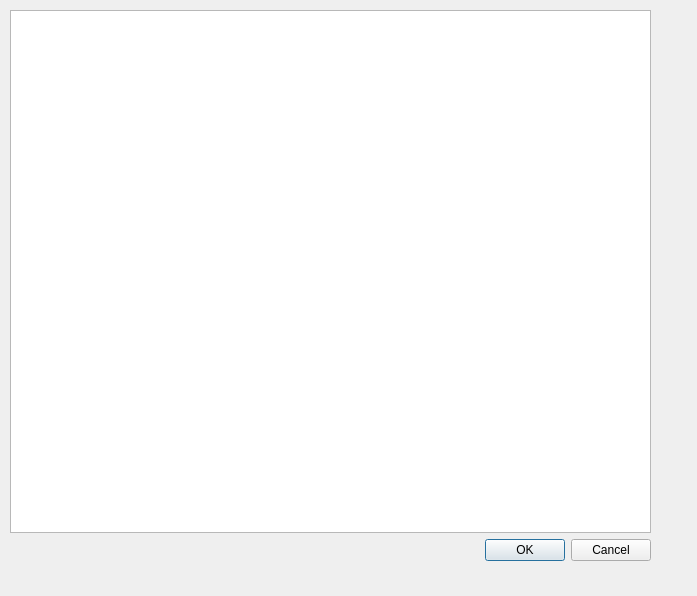
<?xml version="1.0" encoding="UTF-8"?>
<ui version="4.0">
 <class>Dialog</class>
 <widget class="QDialog" name="Dialog">
  <property name="geometry">
   <rect>
    <x>0</x>
    <y>0</y>
    <width>697</width>
    <height>596</height>
   </rect>
  </property>
  <property name="windowTitle">
   <string>Dialog</string>
  </property>
  <widget class="QWidget" name="layoutWidget">
   <property name="geometry">
    <rect>
     <x>10</x>
     <y>10</y>
     <width>641</width>
     <height>551</height>
    </rect>
   </property>
   <layout class="QVBoxLayout" name="verticalLayout">
    <item>
     <widget class="QGraphicsView" name="graphicsView"/>
    </item>
    <item>
     <widget class="QDialogButtonBox" name="buttonBox">
      <property name="orientation">
       <enum>Qt::Horizontal</enum>
      </property>
      <property name="standardButtons">
       <set>QDialogButtonBox::Cancel|QDialogButtonBox::Ok</set>
      </property>
     </widget>
    </item>
   </layout>
  </widget>
 </widget>
 <resources/>
 <connections>
  <connection>
   <sender>buttonBox</sender>
   <signal>accepted()</signal>
   <receiver>Dialog</receiver>
   <slot>accept()</slot>
   <hints>
    <hint type="sourcelabel">
     <x>248</x>
     <y>254</y>
    </hint>
    <hint type="destinationlabel">
     <x>157</x>
     <y>274</y>
    </hint>
   </hints>
  </connection>
  <connection>
   <sender>buttonBox</sender>
   <signal>rejected()</signal>
   <receiver>Dialog</receiver>
   <slot>reject()</slot>
   <hints>
    <hint type="sourcelabel">
     <x>316</x>
     <y>260</y>
    </hint>
    <hint type="destinationlabel">
     <x>286</x>
     <y>274</y>
    </hint>
   </hints>
  </connection>
 </connections>
</ui>
